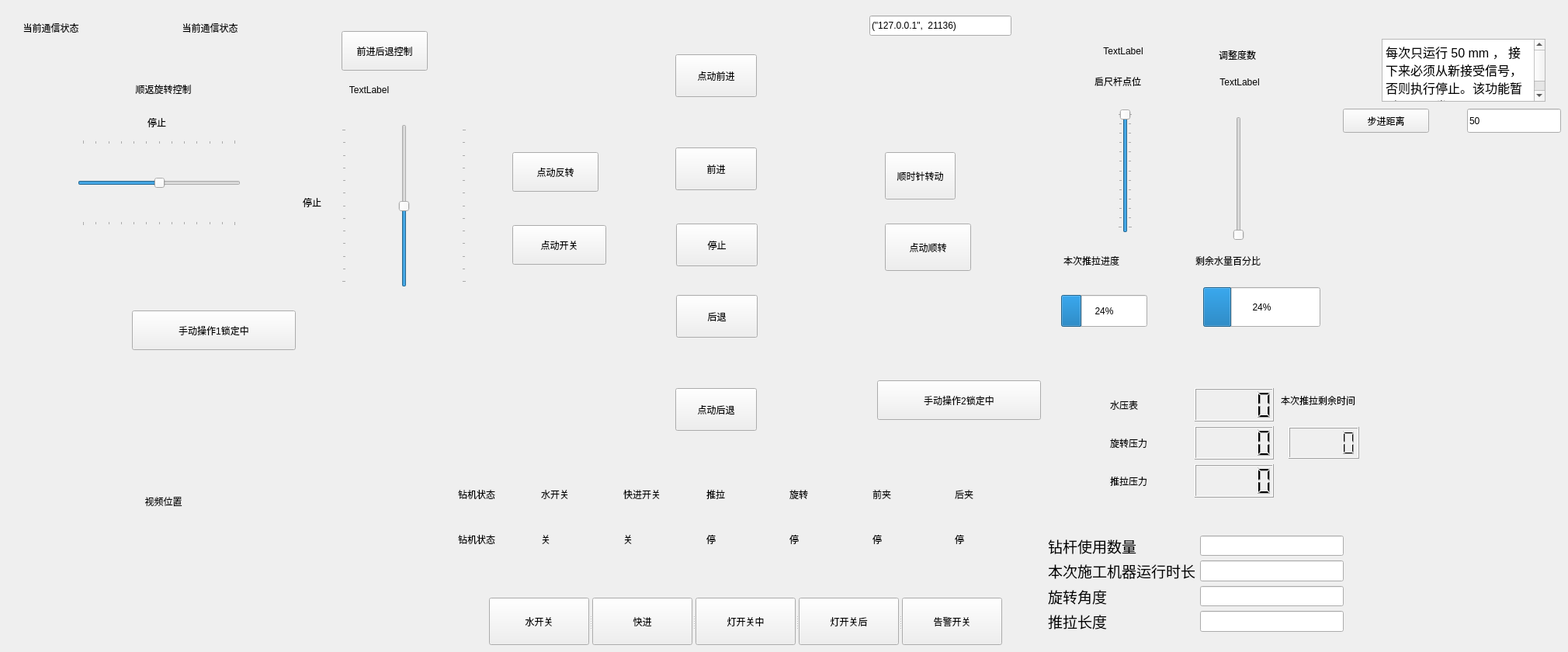
    <widget class="QWidget" name="tab">
     <attribute name="title">
      <string>机器操作</string>
     </attribute>
     <widget class="QPushButton" name="pushButton">
      <property name="geometry">
       <rect>
        <x>870</x>
        <y>190</y>
        <width>105</width>
        <height>55</height>
       </rect>
      </property>
      <property name="text">
       <string>前进</string>
      </property>
      <property name="checkable">
       <bool>true</bool>
      </property>
      <property name="autoExclusive">
       <bool>true</bool>
      </property>
     </widget>
     <widget class="QPushButton" name="pushButton_3">
      <property name="geometry">
       <rect>
        <x>1140</x>
        <y>196</y>
        <width>91</width>
        <height>61</height>
       </rect>
      </property>
      <property name="text">
       <string>顺时针转动</string>
      </property>
      <property name="checkable">
       <bool>true</bool>
      </property>
      <property name="autoExclusive">
       <bool>true</bool>
      </property>
     </widget>
     <widget class="QPushButton" name="pushButton_4">
      <property name="geometry">
       <rect>
        <x>871</x>
        <y>380</y>
        <width>105</width>
        <height>55</height>
       </rect>
      </property>
      <property name="text">
       <string>后退</string>
      </property>
      <property name="checkable">
       <bool>true</bool>
      </property>
      <property name="autoExclusive">
       <bool>true</bool>
      </property>
     </widget>
     <widget class="QProgressBar" name="progressBar">
      <property name="geometry">
       <rect>
        <x>1550</x>
        <y>370</y>
        <width>151</width>
        <height>51</height>
       </rect>
      </property>
      <property name="value">
       <number>24</number>
      </property>
     </widget>
     <widget class="QSlider" name="verticalSlider">
      <property name="geometry">
       <rect>
        <x>1440</x>
        <y>140</y>
        <width>19</width>
        <height>160</height>
       </rect>
      </property>
      <property name="maximum">
       <number>12</number>
      </property>
      <property name="value">
       <number>12</number>
      </property>
      <property name="orientation">
       <enum>Qt::Vertical</enum>
      </property>
      <property name="tickPosition">
       <enum>QSlider::TicksBothSides</enum>
      </property>
     </widget>
     <widget class="QLabel" name="label_5">
      <property name="geometry">
       <rect>
        <x>1410</x>
        <y>89</y>
        <width>101</width>
        <height>31</height>
       </rect>
      </property>
      <property name="text">
       <string>启尺杆点位 </string>
      </property>
     </widget>
     <widget class="QLabel" name="label_9">
      <property name="geometry">
       <rect>
        <x>1540</x>
        <y>315</y>
        <width>111</width>
        <height>41</height>
       </rect>
      </property>
      <property name="text">
       <string>剩余水量百分比</string>
      </property>
     </widget>
     <widget class="QLabel" name="label_14">
      <property name="geometry">
       <rect>
        <x>130</x>
        <y>470</y>
        <width>491</width>
        <height>351</height>
       </rect>
      </property>
      <property name="text">
       <string>                 视频位置</string>
      </property>
     </widget>
     <widget class="QWidget" name="layoutWidget">
      <property name="geometry">
       <rect>
        <x>1430</x>
        <y>500</y>
        <width>211</width>
        <height>141</height>
       </rect>
      </property>
      <layout class="QGridLayout" name="gridLayout">
       <item row="2" column="1">
        <widget class="QLCDNumber" name="lcdNumber_3"/>
       </item>
       <item row="1" column="0">
        <widget class="QLabel" name="label_13">
         <property name="text">
          <string>旋转压力</string>
         </property>
        </widget>
       </item>
       <item row="2" column="0">
        <widget class="QLabel" name="label_12">
         <property name="text">
          <string>推拉压力</string>
         </property>
        </widget>
       </item>
       <item row="0" column="1">
        <widget class="QLCDNumber" name="lcdNumber_2"/>
       </item>
       <item row="1" column="1">
        <widget class="QLCDNumber" name="lcdNumber_4"/>
       </item>
       <item row="0" column="0">
        <widget class="QLabel" name="label_11">
         <property name="text">
          <string>水压表</string>
         </property>
        </widget>
       </item>
      </layout>
     </widget>
     <widget class="QWidget" name="layoutWidget">
      <property name="geometry">
       <rect>
        <x>1350</x>
        <y>690</y>
        <width>381</width>
        <height>124</height>
       </rect>
      </property>
      <property name="font">
       <font>
        <pointsize>14</pointsize>
       </font>
      </property>
      <layout class="QFormLayout" name="formLayout">
       <item row="0" column="0">
        <widget class="QLabel" name="label">
         <property name="sizePolicy">
          <sizepolicy hsizetype="Expanding" vsizetype="Expanding">
           <horstretch>0</horstretch>
           <verstretch>0</verstretch>
          </sizepolicy>
         </property>
         <property name="font">
          <font>
           <pointsize>14</pointsize>
          </font>
         </property>
         <property name="text">
          <string>钻杆使用数量</string>
         </property>
         <property name="margin">
          <number>1</number>
         </property>
        </widget>
       </item>
       <item row="0" column="1">
        <widget class="QLineEdit" name="lineEdit">
         <property name="sizePolicy">
          <sizepolicy hsizetype="Expanding" vsizetype="Expanding">
           <horstretch>0</horstretch>
           <verstretch>0</verstretch>
          </sizepolicy>
         </property>
        </widget>
       </item>
       <item row="1" column="0">
        <widget class="QLabel" name="label_2">
         <property name="sizePolicy">
          <sizepolicy hsizetype="Expanding" vsizetype="Expanding">
           <horstretch>0</horstretch>
           <verstretch>0</verstretch>
          </sizepolicy>
         </property>
         <property name="font">
          <font>
           <pointsize>14</pointsize>
          </font>
         </property>
         <property name="text">
          <string>本次施工机器运行时长</string>
         </property>
        </widget>
       </item>
       <item row="1" column="1">
        <widget class="QLineEdit" name="lineEdit_2">
         <property name="sizePolicy">
          <sizepolicy hsizetype="Expanding" vsizetype="Expanding">
           <horstretch>0</horstretch>
           <verstretch>0</verstretch>
          </sizepolicy>
         </property>
        </widget>
       </item>
       <item row="2" column="0">
        <widget class="QLabel" name="label_3">
         <property name="sizePolicy">
          <sizepolicy hsizetype="Expanding" vsizetype="Expanding">
           <horstretch>0</horstretch>
           <verstretch>0</verstretch>
          </sizepolicy>
         </property>
         <property name="font">
          <font>
           <pointsize>14</pointsize>
          </font>
         </property>
         <property name="text">
          <string>旋转角度</string>
         </property>
        </widget>
       </item>
       <item row="2" column="1">
        <widget class="QLineEdit" name="lineEdit_3">
         <property name="sizePolicy">
          <sizepolicy hsizetype="Expanding" vsizetype="Expanding">
           <horstretch>0</horstretch>
           <verstretch>0</verstretch>
          </sizepolicy>
         </property>
        </widget>
       </item>
       <item row="3" column="0">
        <widget class="QLabel" name="label_4">
         <property name="sizePolicy">
          <sizepolicy hsizetype="Expanding" vsizetype="Expanding">
           <horstretch>0</horstretch>
           <verstretch>0</verstretch>
          </sizepolicy>
         </property>
         <property name="font">
          <font>
           <pointsize>14</pointsize>
          </font>
         </property>
         <property name="text">
          <string>推拉长度</string>
         </property>
        </widget>
       </item>
       <item row="3" column="1">
        <widget class="QLineEdit" name="lineEdit_4">
         <property name="sizePolicy">
          <sizepolicy hsizetype="Expanding" vsizetype="Expanding">
           <horstretch>0</horstretch>
           <verstretch>0</verstretch>
          </sizepolicy>
         </property>
        </widget>
       </item>
      </layout>
     </widget>
     <widget class="QPushButton" name="pushButton_24">
      <property name="geometry">
       <rect>
        <x>170</x>
        <y>400</y>
        <width>211</width>
        <height>51</height>
       </rect>
      </property>
      <property name="text">
       <string>手动操作1锁定中</string>
      </property>
      <property name="checkable">
       <bool>true</bool>
      </property>
     </widget>
     <widget class="QSlider" name="verticalSlider_4">
      <property name="geometry">
       <rect>
        <x>440</x>
        <y>160</y>
        <width>161</width>
        <height>210</height>
       </rect>
      </property>
      <property name="minimum">
       <number>-6</number>
      </property>
      <property name="maximum">
       <number>6</number>
      </property>
      <property name="sliderPosition">
       <number>0</number>
      </property>
      <property name="orientation">
       <enum>Qt::Vertical</enum>
      </property>
      <property name="tickPosition">
       <enum>QSlider::TicksBothSides</enum>
      </property>
      <property name="tickInterval">
       <number>1</number>
      </property>
     </widget>
     <widget class="QSlider" name="horizontalSlider">
      <property name="geometry">
       <rect>
        <x>100</x>
        <y>180</y>
        <width>210</width>
        <height>111</height>
       </rect>
      </property>
      <property name="minimum">
       <number>-6</number>
      </property>
      <property name="maximum">
       <number>6</number>
      </property>
      <property name="value">
       <number>0</number>
      </property>
      <property name="orientation">
       <enum>Qt::Horizontal</enum>
      </property>
      <property name="tickPosition">
       <enum>QSlider::TicksBothSides</enum>
      </property>
      <property name="tickInterval">
       <number>1</number>
      </property>
     </widget>
     <widget class="QProgressBar" name="progressBar_2">
      <property name="geometry">
       <rect>
        <x>1367</x>
        <y>380</y>
        <width>111</width>
        <height>41</height>
       </rect>
      </property>
      <property name="value">
       <number>24</number>
      </property>
     </widget>
     <widget class="QLabel" name="label_10">
      <property name="geometry">
       <rect>
        <x>1370</x>
        <y>315</y>
        <width>101</width>
        <height>41</height>
       </rect>
      </property>
      <property name="text">
       <string>本次推拉进度</string>
      </property>
     </widget>
     <widget class="QLCDNumber" name="lcdNumber_5">
      <property name="geometry">
       <rect>
        <x>1660</x>
        <y>550</y>
        <width>91</width>
        <height>41</height>
       </rect>
      </property>
      <property name="mode">
       <enum>QLCDNumber::Oct</enum>
      </property>
     </widget>
     <widget class="QLabel" name="label_15">
      <property name="geometry">
       <rect>
        <x>1650</x>
        <y>490</y>
        <width>191</width>
        <height>51</height>
       </rect>
      </property>
      <property name="text">
       <string>本次推拉剩余时间</string>
      </property>
     </widget>
     <widget class="QWidget" name="layoutWidget">
      <property name="geometry">
       <rect>
        <x>590</x>
        <y>610</y>
        <width>741</width>
        <height>111</height>
       </rect>
      </property>
      <layout class="QGridLayout" name="gridLayout_3">
       <item row="0" column="0">
        <widget class="QLabel" name="label_16">
         <property name="sizePolicy">
          <sizepolicy hsizetype="Expanding" vsizetype="Expanding">
           <horstretch>0</horstretch>
           <verstretch>0</verstretch>
          </sizepolicy>
         </property>
         <property name="text">
          <string>钻机状态</string>
         </property>
        </widget>
       </item>
       <item row="0" column="1">
        <widget class="QLabel" name="label_17">
         <property name="sizePolicy">
          <sizepolicy hsizetype="Expanding" vsizetype="Expanding">
           <horstretch>0</horstretch>
           <verstretch>0</verstretch>
          </sizepolicy>
         </property>
         <property name="text">
          <string>水开关</string>
         </property>
        </widget>
       </item>
       <item row="0" column="2">
        <widget class="QLabel" name="label_18">
         <property name="sizePolicy">
          <sizepolicy hsizetype="Expanding" vsizetype="Expanding">
           <horstretch>0</horstretch>
           <verstretch>0</verstretch>
          </sizepolicy>
         </property>
         <property name="text">
          <string>快进开关</string>
         </property>
        </widget>
       </item>
       <item row="0" column="3">
        <widget class="QLabel" name="label_19">
         <property name="sizePolicy">
          <sizepolicy hsizetype="Expanding" vsizetype="Expanding">
           <horstretch>0</horstretch>
           <verstretch>0</verstretch>
          </sizepolicy>
         </property>
         <property name="text">
          <string>推拉</string>
         </property>
        </widget>
       </item>
       <item row="0" column="4">
        <widget class="QLabel" name="label_20">
         <property name="sizePolicy">
          <sizepolicy hsizetype="Expanding" vsizetype="Expanding">
           <horstretch>0</horstretch>
           <verstretch>0</verstretch>
          </sizepolicy>
         </property>
         <property name="text">
          <string>旋转</string>
         </property>
        </widget>
       </item>
       <item row="0" column="5">
        <widget class="QLabel" name="label_21">
         <property name="sizePolicy">
          <sizepolicy hsizetype="Expanding" vsizetype="Expanding">
           <horstretch>0</horstretch>
           <verstretch>0</verstretch>
          </sizepolicy>
         </property>
         <property name="text">
          <string>前夹</string>
         </property>
        </widget>
       </item>
       <item row="0" column="6">
        <widget class="QLabel" name="label_22">
         <property name="sizePolicy">
          <sizepolicy hsizetype="Expanding" vsizetype="Expanding">
           <horstretch>0</horstretch>
           <verstretch>0</verstretch>
          </sizepolicy>
         </property>
         <property name="text">
          <string>后夹</string>
         </property>
        </widget>
       </item>
       <item row="1" column="0">
        <widget class="QLabel" name="label_46">
         <property name="sizePolicy">
          <sizepolicy hsizetype="Expanding" vsizetype="Expanding">
           <horstretch>0</horstretch>
           <verstretch>0</verstretch>
          </sizepolicy>
         </property>
         <property name="text">
          <string>钻机状态</string>
         </property>
        </widget>
       </item>
       <item row="1" column="1">
        <widget class="QLabel" name="label_48">
         <property name="sizePolicy">
          <sizepolicy hsizetype="Expanding" vsizetype="Expanding">
           <horstretch>0</horstretch>
           <verstretch>0</verstretch>
          </sizepolicy>
         </property>
         <property name="text">
          <string>关</string>
         </property>
        </widget>
       </item>
       <item row="1" column="2">
        <widget class="QLabel" name="label_47">
         <property name="sizePolicy">
          <sizepolicy hsizetype="Expanding" vsizetype="Expanding">
           <horstretch>0</horstretch>
           <verstretch>0</verstretch>
          </sizepolicy>
         </property>
         <property name="text">
          <string>关</string>
         </property>
        </widget>
       </item>
       <item row="1" column="3">
        <widget class="QLabel" name="label_50">
         <property name="sizePolicy">
          <sizepolicy hsizetype="Expanding" vsizetype="Expanding">
           <horstretch>0</horstretch>
           <verstretch>0</verstretch>
          </sizepolicy>
         </property>
         <property name="text">
          <string>停</string>
         </property>
        </widget>
       </item>
       <item row="1" column="4">
        <widget class="QLabel" name="label_45">
         <property name="sizePolicy">
          <sizepolicy hsizetype="Expanding" vsizetype="Expanding">
           <horstretch>0</horstretch>
           <verstretch>0</verstretch>
          </sizepolicy>
         </property>
         <property name="text">
          <string>停</string>
         </property>
        </widget>
       </item>
       <item row="1" column="5">
        <widget class="QLabel" name="label_49">
         <property name="sizePolicy">
          <sizepolicy hsizetype="Expanding" vsizetype="Expanding">
           <horstretch>0</horstretch>
           <verstretch>0</verstretch>
          </sizepolicy>
         </property>
         <property name="text">
          <string>停</string>
         </property>
        </widget>
       </item>
       <item row="1" column="6">
        <widget class="QLabel" name="label_51">
         <property name="sizePolicy">
          <sizepolicy hsizetype="Expanding" vsizetype="Expanding">
           <horstretch>0</horstretch>
           <verstretch>0</verstretch>
          </sizepolicy>
         </property>
         <property name="text">
          <string>停</string>
         </property>
        </widget>
       </item>
      </layout>
     </widget>
     <widget class="QLabel" name="label_23">
      <property name="geometry">
       <rect>
        <x>190</x>
        <y>150</y>
        <width>31</width>
        <height>16</height>
       </rect>
      </property>
      <property name="text">
       <string>停止</string>
      </property>
     </widget>
     <widget class="QSplitter" name="splitter">
      <property name="geometry">
       <rect>
        <x>630</x>
        <y>770</y>
        <width>661</width>
        <height>61</height>
       </rect>
      </property>
      <property name="orientation">
       <enum>Qt::Horizontal</enum>
      </property>
      <widget class="QPushButton" name="pushButton_30">
       <property name="text">
        <string>水开关</string>
       </property>
      </widget>
      <widget class="QPushButton" name="pushButton_31">
       <property name="text">
        <string>快进</string>
       </property>
      </widget>
      <widget class="QPushButton" name="pushButton_32">
       <property name="text">
        <string>灯开关中</string>
       </property>
      </widget>
      <widget class="QPushButton" name="pushButton_33">
       <property name="text">
        <string>灯开关后</string>
       </property>
      </widget>
      <widget class="QPushButton" name="pushButton_34">
       <property name="text">
        <string>告警开关</string>
       </property>
      </widget>
     </widget>
     <widget class="QLabel" name="label_24">
      <property name="geometry">
       <rect>
        <x>390</x>
        <y>240</y>
        <width>54</width>
        <height>41</height>
       </rect>
      </property>
      <property name="text">
       <string>停止</string>
      </property>
     </widget>
     <widget class="QLabel" name="label_25">
      <property name="geometry">
       <rect>
        <x>410</x>
        <y>100</y>
        <width>131</width>
        <height>31</height>
       </rect>
      </property>
      <property name="text">
       <string>TextLabel</string>
      </property>
      <property name="alignment">
       <set>Qt::AlignCenter</set>
      </property>
     </widget>
     <widget class="QLabel" name="label_26">
      <property name="geometry">
       <rect>
        <x>150</x>
        <y>99</y>
        <width>121</width>
        <height>31</height>
       </rect>
      </property>
      <property name="text">
       <string>顺返旋转控制</string>
      </property>
      <property name="alignment">
       <set>Qt::AlignCenter</set>
      </property>
     </widget>
     <widget class="QLabel" name="label_27">
      <property name="geometry">
       <rect>
        <x>1420</x>
        <y>60</y>
        <width>54</width>
        <height>12</height>
       </rect>
      </property>
      <property name="text">
       <string>TextLabel</string>
      </property>
      <property name="alignment">
       <set>Qt::AlignCenter</set>
      </property>
     </widget>
     <widget class="QSlider" name="verticalSlider_5">
      <property name="geometry">
       <rect>
        <x>1570</x>
        <y>150</y>
        <width>51</width>
        <height>160</height>
       </rect>
      </property>
      <property name="orientation">
       <enum>Qt::Vertical</enum>
      </property>
     </widget>
     <widget class="QLabel" name="label_28">
      <property name="geometry">
       <rect>
        <x>1570</x>
        <y>50</y>
        <width>91</width>
        <height>41</height>
       </rect>
      </property>
      <property name="text">
       <string>调整度数</string>
      </property>
     </widget>
     <widget class="QLabel" name="label_29">
      <property name="geometry">
       <rect>
        <x>1570</x>
        <y>100</y>
        <width>54</width>
        <height>12</height>
       </rect>
      </property>
      <property name="text">
       <string>TextLabel</string>
      </property>
      <property name="alignment">
       <set>Qt::AlignCenter</set>
      </property>
     </widget>
     <widget class="QPushButton" name="pushButton_44">
      <property name="geometry">
       <rect>
        <x>870</x>
        <y>70</y>
        <width>105</width>
        <height>55</height>
       </rect>
      </property>
      <property name="text">
       <string>点动前进</string>
      </property>
      <property name="autoExclusive">
       <bool>true</bool>
      </property>
     </widget>
     <widget class="QPushButton" name="pushButton_45">
      <property name="geometry">
       <rect>
        <x>870</x>
        <y>500</y>
        <width>105</width>
        <height>55</height>
       </rect>
      </property>
      <property name="text">
       <string>点动后退</string>
      </property>
      <property name="autoExclusive">
       <bool>true</bool>
      </property>
     </widget>
     <widget class="QPushButton" name="pushButton_46">
      <property name="geometry">
       <rect>
        <x>660</x>
        <y>196</y>
        <width>111</width>
        <height>51</height>
       </rect>
      </property>
      <property name="text">
       <string>点动反转</string>
      </property>
      <property name="autoExclusive">
       <bool>true</bool>
      </property>
     </widget>
     <widget class="QPushButton" name="pushButton_48">
      <property name="geometry">
       <rect>
        <x>1140</x>
        <y>288</y>
        <width>111</width>
        <height>61</height>
       </rect>
      </property>
      <property name="text">
       <string>点动顺转</string>
      </property>
      <property name="autoExclusive">
       <bool>true</bool>
      </property>
     </widget>
     <widget class="QPushButton" name="pushButton_2">
      <property name="geometry">
       <rect>
        <x>871</x>
        <y>288</y>
        <width>105</width>
        <height>55</height>
       </rect>
      </property>
      <property name="text">
       <string>停止</string>
      </property>
      <property name="checkable">
       <bool>true</bool>
      </property>
      <property name="autoExclusive">
       <bool>true</bool>
      </property>
     </widget>
     <widget class="QPushButton" name="pushButton_49">
      <property name="geometry">
       <rect>
        <x>660</x>
        <y>290</y>
        <width>121</width>
        <height>51</height>
       </rect>
      </property>
      <property name="text">
       <string>点动开关</string>
      </property>
      <property name="checkable">
       <bool>true</bool>
      </property>
      <property name="autoExclusive">
       <bool>true</bool>
      </property>
     </widget>
     <widget class="QPushButton" name="pushButton_65">
      <property name="geometry">
       <rect>
        <x>440</x>
        <y>40</y>
        <width>111</width>
        <height>51</height>
       </rect>
      </property>
      <property name="text">
       <string>前进后退控制</string>
      </property>
      <property name="autoExclusive">
       <bool>true</bool>
      </property>
     </widget>
     <widget class="QPushButton" name="pushButton_67">
      <property name="geometry">
       <rect>
        <x>1130</x>
        <y>490</y>
        <width>211</width>
        <height>51</height>
       </rect>
      </property>
      <property name="text">
       <string>手动操作2锁定中</string>
      </property>
      <property name="checkable">
       <bool>true</bool>
      </property>
     </widget>
     <widget class="QPushButton" name="pushButton_189">
      <property name="geometry">
       <rect>
        <x>1730</x>
        <y>140</y>
        <width>111</width>
        <height>31</height>
       </rect>
      </property>
      <property name="text">
       <string>步进距离</string>
      </property>
     </widget>
     <widget class="QLineEdit" name="lineEdit_121">
      <property name="geometry">
       <rect>
        <x>1890</x>
        <y>140</y>
        <width>121</width>
        <height>31</height>
       </rect>
      </property>
      <property name="text">
       <string>50</string>
      </property>
     </widget>
     <widget class="QTextEdit" name="textEdit_2">
      <property name="geometry">
       <rect>
        <x>1780</x>
        <y>50</y>
        <width>211</width>
        <height>81</height>
       </rect>
      </property>
      <property name="html">
       <string>&lt;!DOCTYPE HTML PUBLIC &quot;-//W3C//DTD HTML 4.0//EN&quot; &quot;http://www.w3.org/TR/REC-html40/strict.dtd&quot;&gt;
&lt;html&gt;&lt;head&gt;&lt;meta name=&quot;qrichtext&quot; content=&quot;1&quot; /&gt;&lt;style type=&quot;text/css&quot;&gt;
p, li { white-space: pre-wrap; }
&lt;/style&gt;&lt;/head&gt;&lt;body style=&quot; font-family:'SimSun'; font-size:12pt; font-weight:400; font-style:normal;&quot;&gt;
&lt;p style=&quot; margin-top:0px; margin-bottom:0px; margin-left:0px; margin-right:0px; -qt-block-indent:0; text-indent:0px;&quot;&gt;每次只运行 50 mm ， 接下来必须从新接受信号， 否则执行停止。该功能暂时不予开发&lt;/p&gt;&lt;/body&gt;&lt;/html&gt;</string>
      </property>
     </widget>
     <widget class="QLineEdit" name="lineEdit_122">
      <property name="geometry">
       <rect>
        <x>1120</x>
        <y>20</y>
        <width>183</width>
        <height>26</height>
       </rect>
      </property>
      <property name="sizePolicy">
       <sizepolicy hsizetype="Expanding" vsizetype="Expanding">
        <horstretch>0</horstretch>
        <verstretch>0</verstretch>
       </sizepolicy>
      </property>
      <property name="text">
       <string>(&quot;127.0.0.1&quot;,  21136)</string>
      </property>
      <property name="readOnly">
       <bool>true</bool>
      </property>
     </widget>
     <widget class="QLabel" name="label_120">
      <property name="geometry">
       <rect>
        <x>10</x>
        <y>20</y>
        <width>111</width>
        <height>31</height>
       </rect>
      </property>
      <property name="text">
       <string>当前通信状态</string>
      </property>
      <property name="alignment">
       <set>Qt::AlignCenter</set>
      </property>
     </widget>
     <widget class="QLabel" name="label_121">
      <property name="geometry">
       <rect>
        <x>130</x>
        <y>20</y>
        <width>281</width>
        <height>31</height>
       </rect>
      </property>
      <property name="text">
       <string>当前通信状态</string>
      </property>
      <property name="alignment">
       <set>Qt::AlignCenter</set>
      </property>
     </widget>
    </widget>
